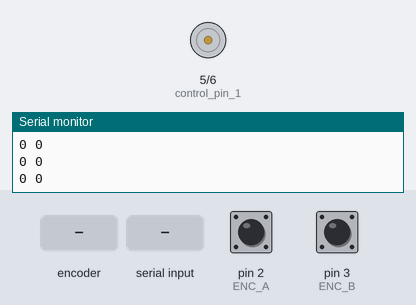
Recording of a sketch running on a simulated Arduino Uno, built with avr-gcc and run on an emulated ATmega328P. Parts: motor-driver pin pairs drawn as motors (green arrow = first pin HIGH = forward, orange = second pin HIGH = backward, longer = more drive), the last lines printed to the serial monitor. Inputs (shaded band) come from the test bench; at power-on: pin 2 (ENC_A) HIGH, pin 3 (ENC_B) HIGH.

Above: at 1.2 s.
1.3 s: rotary encoder on pin 2 (ENC_A) / pin 3 (ENC_B) turned 3 steps (first pin leading)
At 1.46 s:
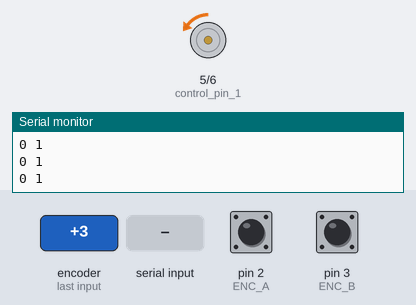
3.4 s: "90,45\n" received over Serial
At 4.6 s:
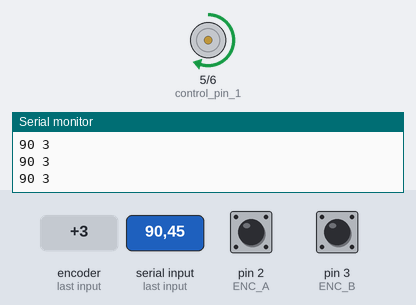
4.9 s: "30,150\n" received over Serial
At 6.0 s:
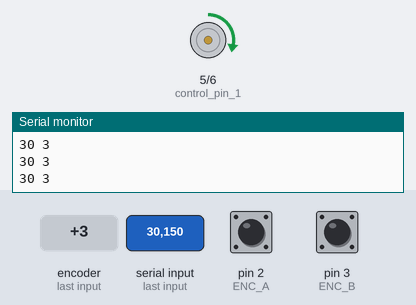
6.4 s: "200\n" received over Serial
At 7.9 s:
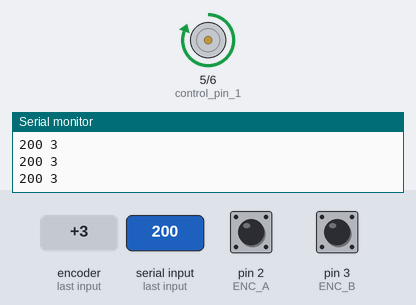
Timing chart, 0 to 8.9 s (numbered marks = the images above; inputs shaded):
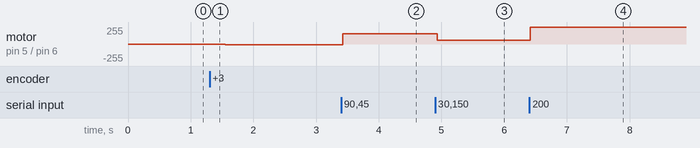

Measured:
- after the input at 1.3 s, motor on pin 5 (control_pin_1) / pin 6 (control_pin_2): moves from stopped to backward 13/255 over 0.40 s, starting after 0.05 s
- after the input at 3.4 s, motor on pin 5 (control_pin_1) / pin 6 (control_pin_2): backward 13/255 → forward 157/255 at once
- after the input at 4.9 s, motor on pin 5 (control_pin_1) / pin 6 (control_pin_2): forward 157/255 → forward 54/255 at once
- after the input at 6.4 s, motor on pin 5 (control_pin_1) / pin 6 (control_pin_2): forward 54/255 → forward 255/255 at once

The sketch:

position_control.ino
```cpp
#define control_pin_1 5
#define control_pin_2 6
#define ENC_A 2
#define ENC_B 3
#define PPR 385
#include "PIDController.h"


PIDController PID;

//int a;
//int b;
int counter=0;
String input_string="";
int user_input;
double myValue;
float degree;

void setup() {
  // put your setup code here, to run once:
pinMode(control_pin_1,OUTPUT);
pinMode(control_pin_2,OUTPUT);
pinMode(ENC_A,INPUT);
pinMode(ENC_B,INPUT);
Serial.begin(9600);
PID.begin();
PID.tune(16, 0.3, 1);
 PID.limit(-255, 255);
 digitalWrite(control_pin_1, LOW);
  digitalWrite(control_pin_2, LOW);
 attachInterrupt(digitalPinToInterrupt(ENC_A),position_control,RISING);
}
//PIDController PID
void loop() {

  while(Serial.available())
  {
    delay(3);
    char input_char=Serial.read();
    input_string+=input_char;
  }

  if (input_string.length() > 0) {
    user_input = input_string.toInt();
  }
  PID.setpoint((user_input / 360.0) * PPR);

  myValue=PID.compute(counter);

  motor_driver(myValue > 0 ? 'C': 'A',myValue < 0 ? abs(myValue)  : myValue);

   input_string="";
  degree=user_input * 360.0 * PPR;
  //Serial.print("feed back :  " );Serial.println(myValue);
  Serial.print(user_input);
  Serial.print(" ");
  Serial.print(counter);
  Serial.println();


  // put your main code here, to run repeatedly:

}

void motor_driver(char dir,int mot_speed)
{
  if (dir=='C')
  {
    analogWrite(control_pin_1,mot_speed);
    digitalWrite(control_pin_2,LOW);
  }
  else if (dir=='A')
  {
    digitalWrite(control_pin_1,LOW);
    analogWrite(control_pin_2,mot_speed);
  }

}

void position_control()
{
 if (digitalRead(ENC_B)==LOW)
 counter++;
 else
 counter--;
}
```

PIDController.cpp
```cpp
#include "PIDController.h"

PIDController::PIDController () {
  // Variables - double
  double output;
  double lastErr;
  double errSum;

  // Variables - long
  unsigned long lastTime;

  // Variables - bool
  bool doConstrain;
  bool init;

  // Variables - double - tuining
  double Kp;
  double Ki;
  double Kd;
  double divisor;
  double minOut;
  double maxOut;
  double setPoint;
}

void PIDController::begin () {
  Kp = 1;
  Ki = 1;
  Kd = 1;
  divisor = 10;
  doLimit = false;
  init = true;
}

void PIDController::setpoint (double newSetpoint) {
  setPoint = newSetpoint;
}

void PIDController::tune (double _Kp, double _Ki, double _Kd) {
  if (_Kp < 0 || _Ki < 0 || _Kd < 0) return;
  Kp = _Kp;
  Ki = _Ki;
  Kd = _Kd;
}

void PIDController::limit(double min, double max) {
  minOut = min;
  maxOut = max;
  doLimit = true;
}

void PIDController::printGraph (double sensorInput, String verbose) {
  Serial.print(sensorInput);
  if (verbose == VERBOSE) {
    Serial.print(",");
    Serial.print(output);
  }
  Serial.print(",");
  Serial.println(setPoint);
}


void PIDController::minimize (double newMinimize) {
  divisor = newMinimize;
}

// Getters
double PIDController::getOutput () {
  return output;
}


double PIDController::compute (double sensor, String graph, String verbose) {
  // Return false if it could not execute;
  // This is the actual PID algorithm executed every loop();

  // Failsafe, return if the begin() method hasn't been called
  if (!init) return 0;

  // Calculate time difference since last time executed
  unsigned long now = millis();
  double timeChange = (double)(now - lastTime);

  // Calculate error (P, I and D)
  double error = setPoint - sensor;
  errSum += error * timeChange;
  if (doLimit) {
    errSum = constrain(errSum, minOut * 1.1, maxOut * 1.1);
  }
  double dErr = (error - lastErr) / timeChange;

  // Calculate the new output by adding all three elements together
  double newOutput = (Kp * error + Ki * errSum + Kd * dErr) / divisor;

  // If limit is specifyed, limit the output
  if (doLimit) {
    output = constrain(newOutput, minOut, maxOut);
  } else {
    output = newOutput;
  }

  // Update lastErr and lastTime to current values for use in next execution
  lastErr = error;
  lastTime = now;

  // Draw the garph if GRAPH mode
  if (graph == GRAPH) {
    printGraph(sensor, verbose);
  }

  // Return the current output
  return output;
}
```

PIDController.h
```cpp
#ifndef PIDControllerLib
#define PIDControllerLib

#if (ARDUINO >= 100)
  #include "Arduino.h"
#else
  #include "WProgram.h"
#endif

#define GRAPH     "graph"
#define NOGRAPH   "nograph"
#define VERBOSE   "verbose"
#define NOVERBOSE "noverbose"

class PIDController {
  public:
    // Constructor
    PIDController();

    // Methods - double
    double compute(double input, String graph = NOGRAPH, String verbose = NOVERBOSE);

    // Methods - void
    void begin();
    void tune(double _Kp, double _Ki, double _Kd);
    void limit(double min, double max);
    void setpoint(double newSetpoint);
    void minimize(double newMinimize);

    // Methods - double, getters
    double getOutput();
  private:
    // Methods
    void printGraph(double sensorInput, String verbose);

    // Variables - long
    unsigned long lastTime;

    // Variables - double
    double output;
    double lastErr;
    double timeChanged;

    // Variables - double, error variables
    double error;
    double errSum;
    double dErr;

    // Variables - bool
    bool doLimit;
    bool init;

    // Variables - double - tuining
    double Kp;
    double Ki;
    double Kd;
    double divisor;
    double minOut;
    double maxOut;
    double setPoint;
};
#endif
```
